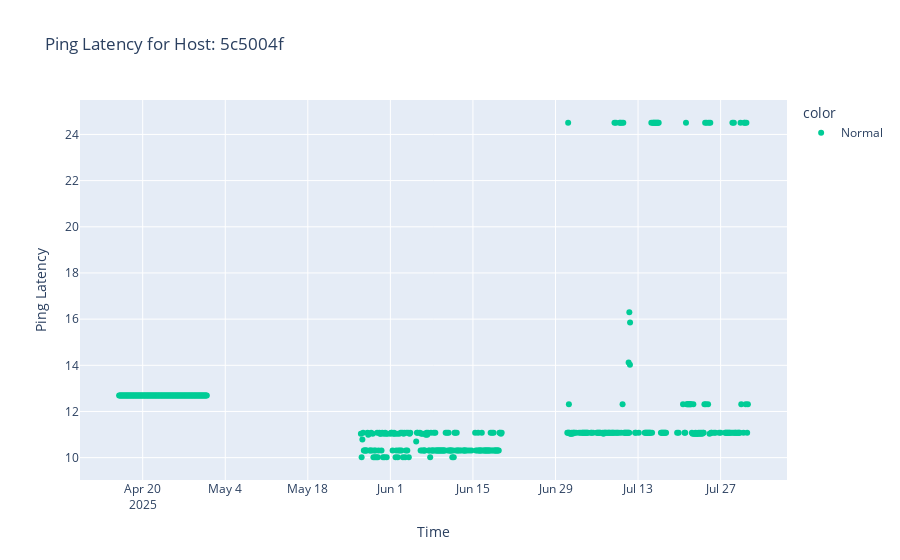

This figure's notebook cell:
### Code cell
def choose_random_hostname(clean_data: pd.DataFrame, hostname_col: str = "hostname") -> str:
    """
    Returns a random hostname from clean_data.
    """
    hostnames = clean_data[hostname_col].unique()
    if len(hostnames) == 0:
        raise ValueError("No hostnames found in clean_data.")
    return random.choice(hostnames)

def plot_host_latency(clean_data: pd.DataFrame, hostname: str, time_col: str = "date", latency_col: str = "ping_latency", hostname_col: str = "hostname", predictions_col: str = "predictions"):
    """
    Plots time vs. ping_latency for the specified hostname.
    Points where predictions_col is True are colored orange.
    """
    host_data = clean_data[clean_data[hostname_col] == hostname].copy()
    if host_data.empty:
        print(f"No data found for hostname: {hostname}")
        return
    host_data[time_col] = pd.to_datetime(host_data[time_col])
    # Set color: orange if predictions_col is True, else default
    color = host_data[predictions_col].map(lambda x: "Anomaly" if x else "Normal") if predictions_col in host_data else "Normal"
    fig = px.scatter(
        host_data,
        x=time_col,
        y=latency_col,
        color=color if isinstance(color, pd.Series) else None,
        title=f"Ping Latency for Host: {hostname}",
        labels={time_col: "Time", latency_col: "Ping Latency"},
        color_discrete_map={"orange": "orange", "lightblue": "lightblue"}
    )
    fig.show()

plot_host_latency(clean_data, choose_random_hostname(clean_data))

### Figure 1 — Plotly figure (JSON) as saved in the notebook; plotly's stock layout.template omitted (floating-point values rounded to 4 significant figures; data arrays with more than 128 entries replaced by an {"elided": "..."} marker saying what was removed)
{"data": [{"hovertemplate": "color=Normal<br>Time=%{x}<br>Ping Latency=%{y}<extra></extra>", "legendgroup": "Normal", "marker": {"color": "#00cc96", "symbol": "circle"}, "mode": "markers", "name": "Normal", "orientation": "v", "showlegend": true, "type": "scatter", "x": {"elided": "459 str values"}, "xaxis": "x", "y": {"elided": "459 float values"}, "yaxis": "y"}], "layout": {"legend": {"title": {"text": "color"}, "tracegroupgap": 0}, "title": {"text": "Ping Latency for Host: 5c5004f"}, "xaxis": {"anchor": "y", "domain": [0, 1], "title": {"text": "Time"}}, "yaxis": {"anchor": "x", "domain": [0, 1], "title": {"text": "Ping Latency"}}}}
